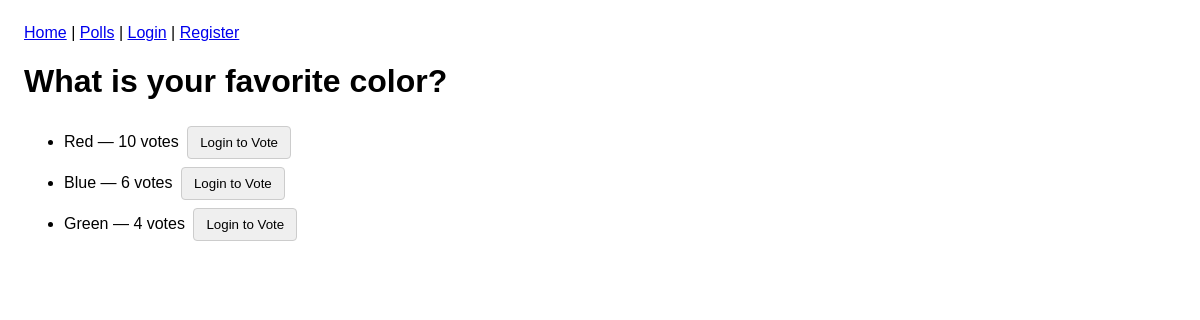
The page /polls/what-is-your-favorite-color/ on the database as committed earlier.
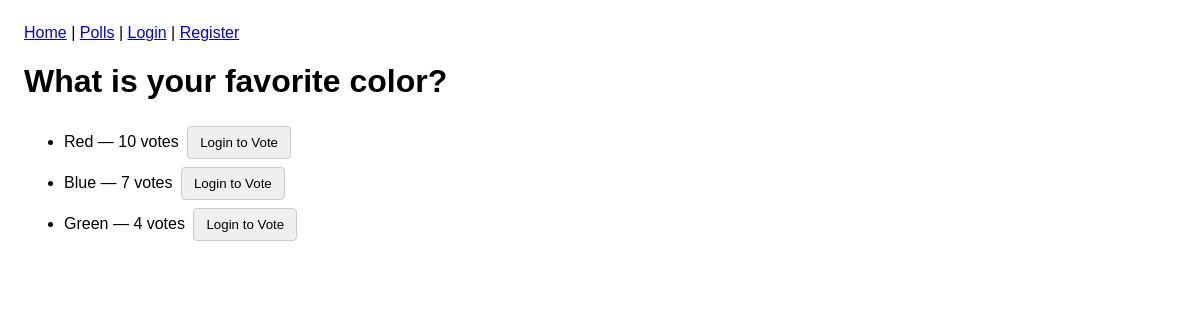
The same page on the database as committed later.
### polls/models.py (models this page shows, shortened)
class Choice(models.Model):
    poll = models.ForeignKey(Poll, on_delete=models.CASCADE, related_name="choices")
    text = models.CharField(max_length=200)
    votes = models.IntegerField(default=0)

### polls/views.py (the view, shortened to what this page needs)
# urls.py: path('polls/<slug:slug>/', views.poll_detail, name='poll_detail'),
def poll_detail(request, slug):
    poll = get_object_or_404(Poll, slug=slug)
    user_voted = False
    if request.user.is_authenticated:
        user_voted = VoteRecord.objects.filter(user=request.user, poll=poll).exists()
    return render(request, 'polls/poll_detail.html', {
        'poll': poll,
        'user_voted': user_voted
    })

### frontend/templates/polls/poll_detail.html (shortened to what this page needs)
{% extends "base.html" %}
{% block content %}
<h1>{{ poll.question }}</h1>
<ul>
  {% for choice in poll.choices.all %}
    <li>
      {{ choice.text }} — {{ choice.votes }} votes
      {% if user.is_authenticated and not user_voted %}
        <a href="{% url 'vote' choice.id %}">
           <button>Vote</button>
        </a>
      {% elif user_voted %}
        <button disabled>Already Voted</button>
      {% else %}
        <a href="{% url 'login' %}">
           <button>Login to Vote</button>
        </a>
      {% endif %}
    </li>
  {% endfor %}
</ul>
{% endblock %}

Rows that differ between the two databases and show on the page:
changed Choice "Blue": votes "6" → "7"
